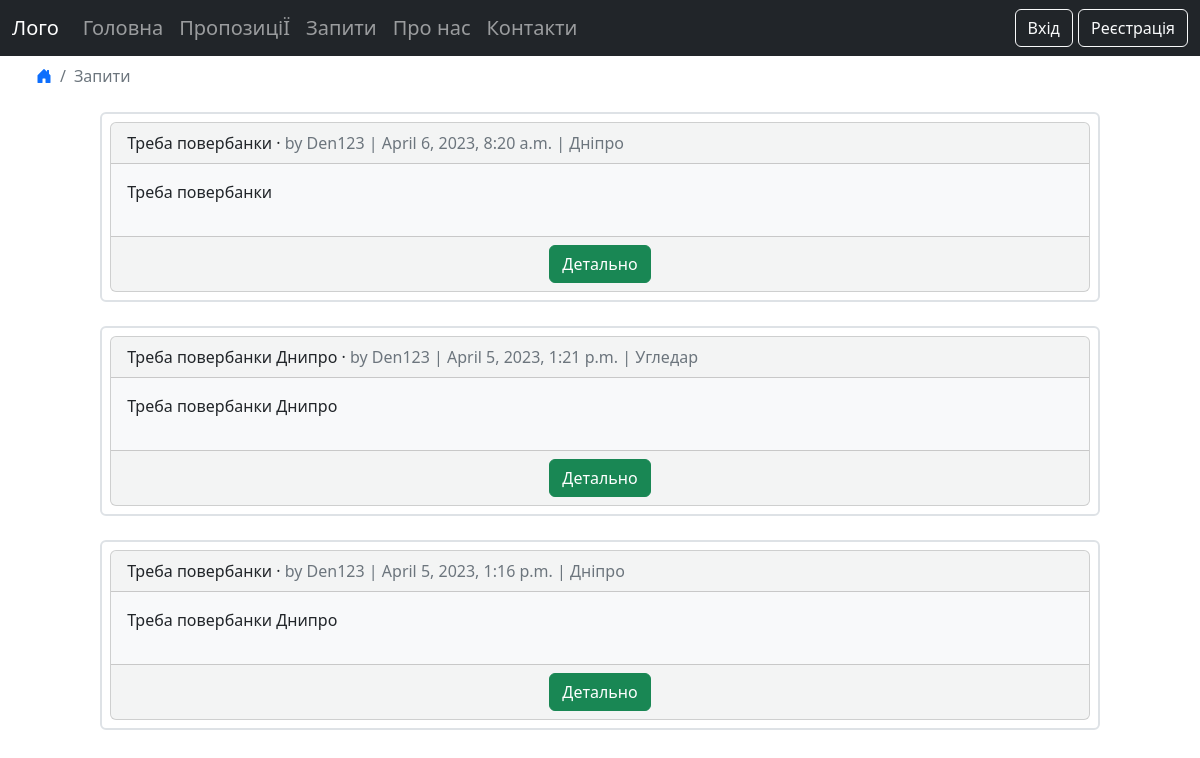
Screenshot of /requests/ with the database file from the repository.
### requests/models.py (models this page shows, shortened)
class Requests(models.Model):
    title = models.CharField(max_length=255)
    body = models.TextField('Опис', max_length=1024)
    location = models.TextField(blank=True)
    date = models.DateTimeField(auto_now_add=True)
    author = models.ForeignKey(
        'accounts.CustomUser',
        on_delete=models.CASCADE,
    )
    offer = models.ForeignKey('offers.Offers', on_delete=models.CASCADE)
    status = models.ForeignKey('statuses.Status', on_delete=models.PROTECT)

### accounts/models.py (models this page shows)
class CustomUser(AbstractUser):
    phone = models.CharField(max_length=15)

### requests/views.py (the view)
# urls.py: path("", RequestsListView.as_view(), name="requests_list"),
class RequestsListView(ListView):
    model = Requests
    template_name = "requests_list.html"
    def get_context_data(self, **kwargs):
        context = super().get_context_data(**kwargs)
        context['requests_list'] = Requests.objects.filter(offer_id__isnull=True).order_by('-date')
        return context

### templates/requests_list.html (shortened to what this page needs)
{% extends "base.html" %}
{% load crispy_forms_tags %}
{% block content %}
<ul class="breadcrumb ms-4">
    <li class="breadcrumb-item"><a href="{% url 'home' %}"><i class="bi bi-house-door-fill"></i></a></li>
    <li class="breadcrumb-item active">Запити</li>
</ul>
{% for requests in requests_list %}
    <div class="container-fluid mb-4 p-2 border border-2 rounded mx-auto" style="max-width: 85%">
        <div class="card card-list bg-light bg-opacity-50">
            <div class="card-header">
                <span class="font-weight-bold">{{ requests.title }}</span> &middot;
                <span class="text-muted">by {{ requests.author }} |
                    {{ requests.date }} | {{ requests.location }}</span>
            </div>
            <div class="card-body bg-light post-entry">
                <p>{{ requests.body }}</p>
            </div>
            <div class="card-footer text-center text-muted">
                <a class = "btn btn-success" href="{% url 'requests_detail' requests.pk %}">Детально</a>
            </div>
        </div>
    </div>
{% endfor %}
{% endblock content %}

### rows the page displays
Requests: title "Треба повербанки", author "Den123", date "April 6, 2023, 8:20 a.m.", location "Дніпро", body "Треба повербанки"
Requests: title "Треба повербанки Днипро", author "Den123", date "April 5, 2023, 1:21 p.m.", location "Угледар", body "Треба повербанки Днипро"
Requests: title "Треба повербанки", author "Den123", date "April 5, 2023, 1:16 p.m.", location "Дніпро", body "Треба повербанки Днипро"
